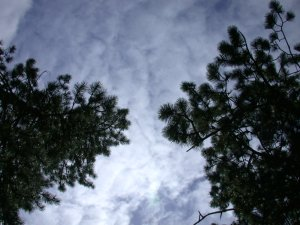
#> input picture imseg-master/resources/Gaussian-Mean-Shift-Clustering-master/input3.jpg, 300 x 225 px
$ python PA2_3.py
#> lines starting #> are read from the running program, lines starting #| are printed output that depends on the picture

import matplotlib.pyplot as plt
import numpy as np


import cv2


'''
Mean shift algorithm considers the feature space as emprirically probability density
function. For each data point in the set, the algorithm associates it with nearby peak
of dataset probability function. The algorithm defines a window around the datapoint and
calculates the mean of the datapoint accordingly. Then it shifts the centre of the window
to the mean calculated and this process keeps going on until the window converges.

Basic Mean Shift Algorithm:
    a) Fix a window around the data point.
    b) Compute the mean within the window.
    c) Shift the window until it converges.

For Gaussian Mean Shift,

    a) Guassian Kernel
        f(x) = exp((-x*x)/(2*s*s))
    b) Kernel density estimation based on Parzen window technique


'''
threshold = 0.01
hs = 20         #spatial resolution
hr = 35         #range resolution


#get the color image ready for input
Image1 = 'input3.jpg'
Im = cv2.imread(Image1)
#> Im is the input picture: shape (225, 300, 3); mean B, G, R 114.2, 100.1, 90.7
I = np.array(Im)

#split the color image into its three channels of RGB
B,G,R = cv2.split(Im)
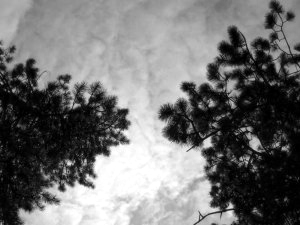
#> B: shape (225, 300); min 0, max 255, mean 114.2
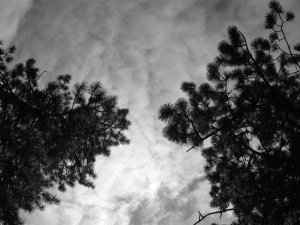
#> G: shape (225, 300); min 0, max 255, mean 100.1


#we need to select a window so to preprocess the image, we pad the image with the image width and image height so the window doesn't go out of bounds
R_pad= np.pad(R,((R.shape[0],R.shape[0]),(R.shape[1],R.shape[1])),'symmetric')
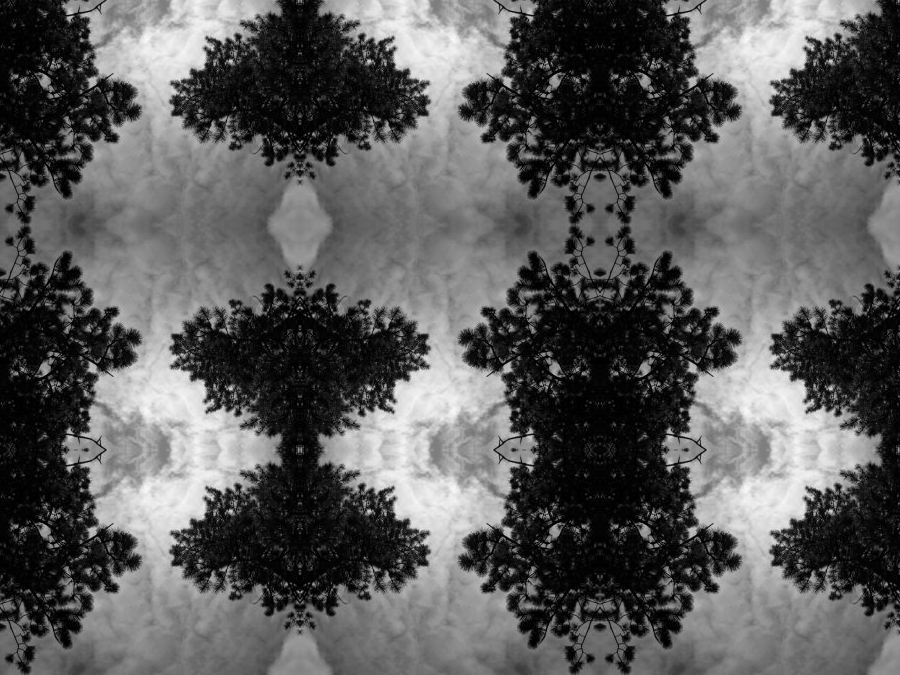
#> R_pad: shape (675, 900); min 0, max 247, mean 90.7
G_pad= np.pad(G,((G.shape[0],G.shape[0]),(G.shape[1],G.shape[1])),'symmetric')
B_pad= np.pad(B,((B.shape[0],B.shape[0]),(B.shape[1],B.shape[1])),'symmetric')
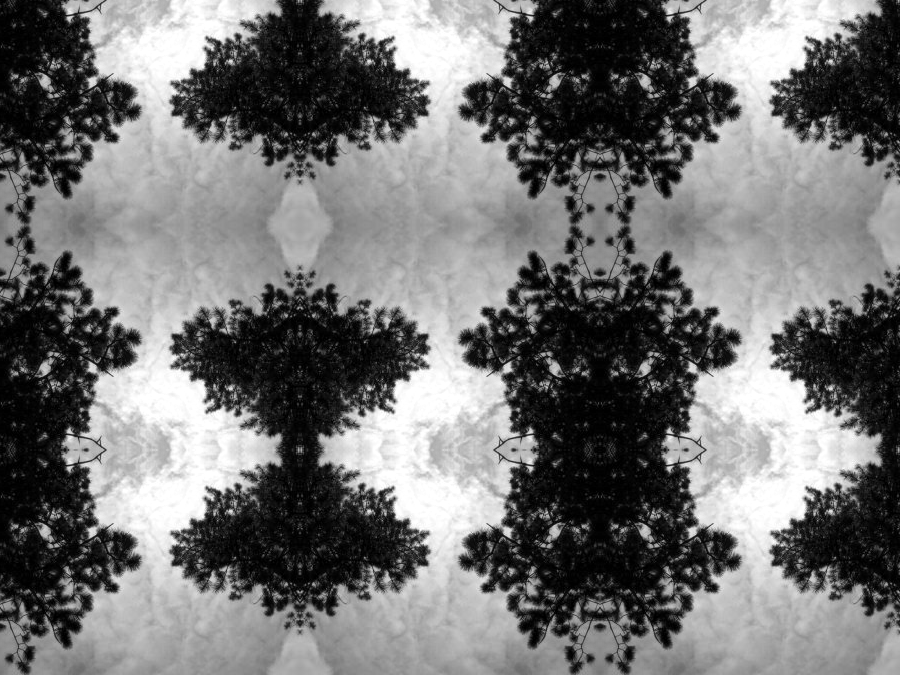
#> B_pad: shape (675, 900); min 0, max 255, mean 114.2

#initializing the look up table for the gaussian weight
weight = np.linspace(0, 256*256, num=256*256+1)
v = hr*hr
t = np.divide(weight,v)

weight = np.exp(-t)
print ("It takes about 60 iterations to converge. It takes about 7 minutes to produce the results. ")
iter = 0
while True:

    iter+=1
    totalDen  = np.zeros(R.shape,dtype=int);
    totalNumR = np.zeros(R.shape,dtype=int);
    totalNumG = np.zeros(R.shape,dtype=int);
    totalNumB = np.zeros(R.shape,dtype=int);
    squaredifR = np.zeros(R.shape,dtype=int)
    squaredifG = np.zeros(R.shape,dtype=int)
    squaredifB = np.zeros(R.shape,dtype=int)

    #creating the window and looking at each pixel within -hs and hs
    for i in range(-hs,hs):
        for j in range(-hs,hs):
            RNew = R_pad[R.shape[0]+i-1:(2*R.shape[0])+i-1,R.shape[1]+j-1:(2*R.shape[1])+j-1]
            GNew = G_pad[G.shape[0]+i-1:(2*G.shape[0])+i-1,G.shape[1]+j-1:(2*G.shape[1])+j-1]
            BNew = B_pad[B.shape[0]+i-1:(2*B.shape[0])+i-1,B.shape[1]+j-1:(2*B.shape[1])+j-1]

            #computing the distance square arrays based on the original arrays and also add 1 to avoid minimum value of zero for each array
            difference_square = np.multiply((R-RNew),(R-RNew))
#> (the run stopped early here; a loop or call above may not have finished)
